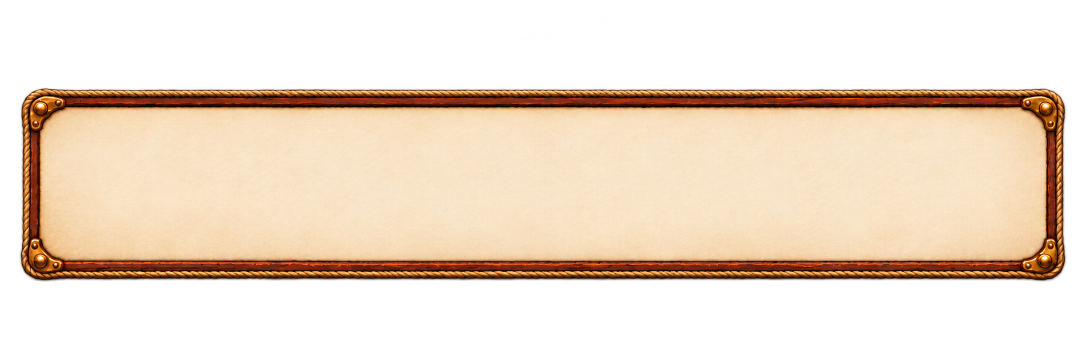
#> input picture art/ui/dialogue_frame.png, 2172 x 724 px (shown at 1/2 size)
$ python trim_dialogue_frame.py --out out.png
#> lines starting #> are read from the running program, lines starting #| are printed output that depends on the picture
"""Cut the dialogue bar out of the UI master.

The art session delivers `art/ui/dialogue_frame.png` as a 2172x724 production
master with the bar sitting inside it, and publishes the bar's region in
`art/ui/ENGINE_INTEGRATION.md`. The engine needs it as its own texture, because
NinePatchRect ignores both `region_rect` and an AtlasTexture region and nine-slices
the WHOLE source - which drew the top rail squashed to a quarter of its height and
the bar at 185 px instead of 330.

So the bar is DERIVED rather than hand-trimmed: the master stays byte-for-byte what
they delivered and their hashes still hold, and when they redeliver it this is one
command rather than a measurement someone has to repeat.

    python tools/trim_dialogue_frame.py --out <owned-output.png>
"""

from pathlib import Path
import argparse

from PIL import Image

# Published by the art session in art/ui/ENGINE_INTEGRATION.md: the bar's atlas
# region inside the master. Measured independently here as a check - the solid
# alpha runs 43,178..2129,559, which this contains with a few pixels of soft edge.
REGION = (39, 176, 39 + 2094, 176 + 387)

ROOT = Path(__file__).resolve().parent.parent
MASTER = ROOT / "art" / "ui" / "dialogue_frame.png"


def main() -> None:
    parser = argparse.ArgumentParser(description=__doc__)
    parser.add_argument("--master", type=Path, default=MASTER)
    parser.add_argument("--out", type=Path, required=True)
    args = parser.parse_args()
    master = Image.open(args.master).convert("RGBA")
#> master is the input picture: PIL image 2172x724 RGBA; mean R, G, B, A 111.4, 93.6, 76.1, 126.8
    if master.size != (2172, 724):
        raise SystemExit("master is %sx%s, not the 2172x724 the region was measured on"
                         % master.size)
    bar = master.crop(REGION)
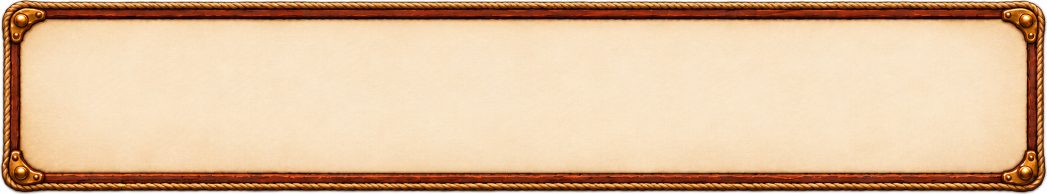
#> bar: PIL image 2094x387 RGBA (shown at 1/2 size); mean R, G, B, A 215.4, 181.4, 147.7, 246.1; transparent parts drawn white
    bar.save(args.out)
    print("%s  %dx%d" % (args.out, bar.width, bar.height))
#| out.png  2094x387


if __name__ == "__main__":
    main()
